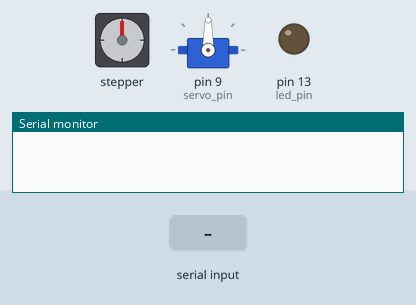
Simulated run of this sketch. Board: Arduino Uno, built with avr-gcc and run on an emulated ATmega328P. Parts: stepper motor, servo, output pins drawn as LEDs (lit = HIGH), the last lines printed to the serial monitor. Wiring (inferred from the names in the program): stepper motor driver (200 steps per turn assumed): step pin 8; direction pin 7; enable pin 6. Inputs (shaded band) come from the test bench. Pins used as bus, display or sensor lines are not drawn.

Above: at 1.2 s.
1.3 s: "m90\n" received over Serial
At 2.3 s:
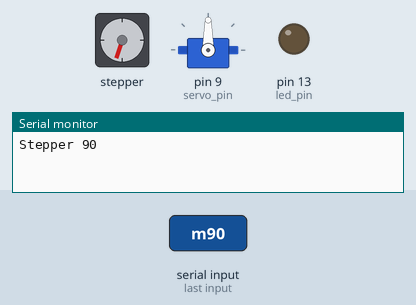
3.1 s: "s,45\n" received over Serial
At 3.8 s:
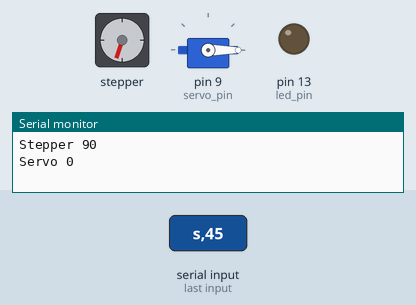
4.6 s: "m90\n" received over Serial
At 6.0 s:
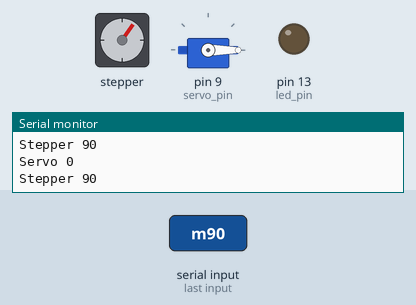
6.4 s: "s90\n" received over Serial
At 7.5 s:
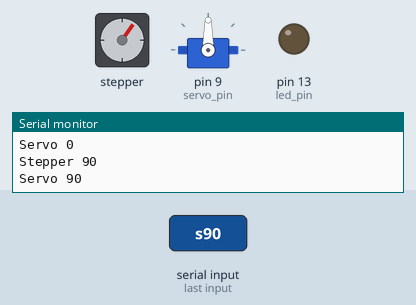
7.9 s: "s\n" received over Serial
At 8.5 s:
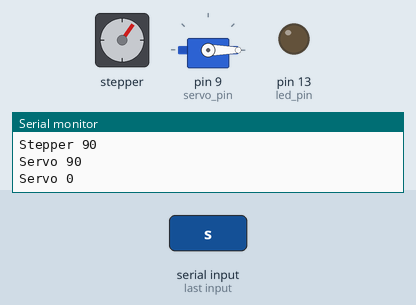
Timing chart, 0 to 10.4 s (numbered marks = the images above; inputs shaded):
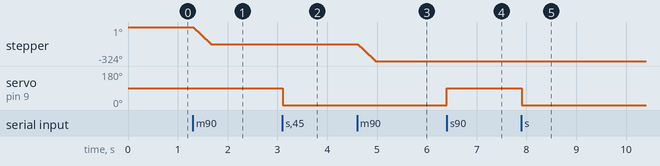

Measured:
- after the input at 1.3 s, stepper: turns 162° counter-clockwise in 0.36 s, starting at once
- after the input at 3.1 s, servo on pin 9 (servo_pin): 90° → 0° at once
- after the input at 4.6 s, stepper: turns 162° counter-clockwise in 0.36 s, starting at once
- after the input at 6.4 s, servo on pin 9 (servo_pin): 0° → 90° at once
- after the input at 7.9 s, servo on pin 9 (servo_pin): 90° → 0° at once

The sketch:

borgfeld_demo.ino
```cpp
#include <Servo.h>

int led_pin = 13;

String input_string = "";
boolean string_complete = false;

int analog_pin = 0;
int poti_value = 0;

int servo_pin = 9;
Servo my_servo;
int servo_pos = 0;

int enable_pin = 6;
int dir_pin = 7;
int step_pin = 8;
int num_steps = 0;

void setup() {
  Serial.begin(9600);

  pinMode(led_pin, OUTPUT);

  input_string.reserve(200);

  my_servo.attach(servo_pin);

  pinMode(enable_pin, OUTPUT);
  digitalWrite(enable_pin, HIGH);
  pinMode(dir_pin, OUTPUT);
  digitalWrite(dir_pin, LOW);
  pinMode(step_pin, OUTPUT);
  digitalWrite(step_pin, LOW);
  digitalWrite(enable_pin, LOW);
}

void loop() {
  if(string_complete) {
    if(input_string=="l on\n") {
      digitalWrite(led_pin, HIGH);
      Serial.println("LED on");
    }
    if(input_string=="l off\n") {
      digitalWrite(led_pin, LOW);
      Serial.println("LED off");
    }
    if(input_string=="r\n") {
      poti_value = analogRead(analog_pin);
      Serial.print("Poti ");
      Serial.println(poti_value);
    }
    if(input_string[0]=='s') {
      servo_pos = input_string.substring(1).toInt();
      if(servo_pos < 0) { servo_pos = 0; }
      if(servo_pos > 180) { servo_pos = 180; }
      my_servo.write(servo_pos);
      Serial.print("Servo ");
      Serial.println(servo_pos);
    }
    if(input_string[0]=='m') {
      num_steps = input_string.substring(1).toInt();
      if(num_steps < 0) {
        digitalWrite(dir_pin, HIGH);
        for(int i=0;i>num_steps;i--) {
          digitalWrite(step_pin, HIGH);
          delay(2);
          digitalWrite(step_pin, LOW);
          delay(2);
        }
      }
      if(num_steps >= 0) {
        digitalWrite(dir_pin, LOW);
        for(int i=0;i<num_steps;i++) {
          digitalWrite(step_pin, HIGH);
          delay(2);
          digitalWrite(step_pin, LOW);
          delay(2);
        }
      }
      Serial.print("Stepper ");
      Serial.println(num_steps);
    }

    input_string = "";
    string_complete = false;
  }
}

void serialEvent() {
  while (Serial.available()) {
    char in_char = (char)Serial.read();
    input_string += in_char;
    if (in_char == '\n') {
      string_complete = true;
    }
  }
}
```
